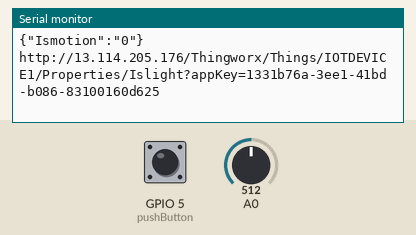
Simulated run of this sketch. Board: ESP8266 (NodeMCU). Parts: the last lines printed to the serial monitor. Inputs (shaded band) come from the test bench; at power-on: A0 = 512, GPIO 5 (pushButton) LOW. WiFi joins after 1.5 s; servers stay silent unless stated; uploads are accepted with an empty reply.

Above: at 3.2 s.
3.3 s: A0 set to 716
At 6.3 s:
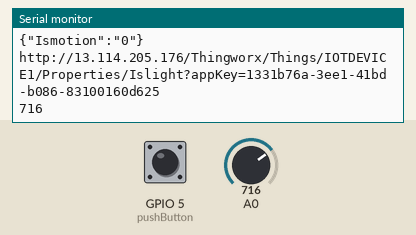
11.3 s: A0 set to 900
At 14.1 s:
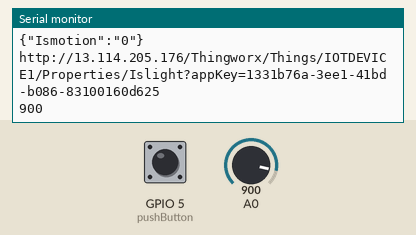
16.1 s: GPIO 5 (pushButton) pulled HIGH for 3 s
Timing chart, 0 to 19.1 s (numbered marks = the images above; inputs shaded):
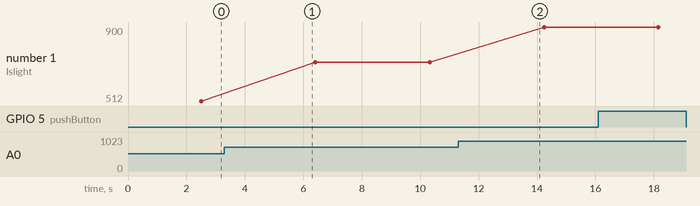

The sketch:

testP2security_motion.ino
```cpp
//Written by Junaid Ahmed
//Under CC Lincense

#include <ESP8266WiFi.h>
#include <ESP8266HTTPClient.h>


const char* ssid = "khan";
const char* password = "9500075698";

char* server = "http://13.114.205.176";
char* APIKEY = "1331b76a-3ee1-41bd-b086-83100160d625";

//Thingworx details
char ThingName[]= "IOTDEVICE1";
char ServiceName[]= "SetValue";
char Property1[] = "Ismotion";
char Property2[] = "Islight";
char Property3[] = "Light";

#define ACCEPT_TYPE "text/csv"

// digital pin 1 has a pushbutton attached to it. Give it a name:
int pushButton = 5;


void setup () {

  Serial.begin(115200);
  pinMode(pushButton, INPUT);
  digitalWrite(pushButton, LOW);
  WiFi.begin(ssid, password);

  while (WiFi.status() != WL_CONNECTED) {

    delay(1000);
    Serial.print("Connecting..");

     //dht.begin();

  }

}

void loop() {

  if (WiFi.status() == WL_CONNECTED) { //Check WiFi connection status

  int sensorValue = analogRead(A0);
  // print out the value you read:
  Serial.println(sensorValue);
  delay(500);        // delay in between reads for stability


    HTTPClient http;  //Declare an object of class HTTPClient
    //int l = 43;

     String k = "{\"Islight\":\""+String(sensorValue)+"\"}" ;
   // int h = l.length();
    Serial.println(k);

   String fullRequestURL2 = String(server) + "/Thingworx/Things/"+ ThingName +"/Properties/"+ Property2+"?appKey=" + String(APIKEY);

    http.begin(fullRequestURL2);  //Specify request destination
    http.addHeader("Accept",ACCEPT_TYPE,false,false);
    http.addHeader("Content-Type","application/json",false,false);
    Serial.println(fullRequestURL2);
    int httpCode = http.sendRequest("PUT",k);                                                             //Send the request

    if (httpCode > 0) { //Check the returning code

      String payload = http.getString();   //Get the request response payload
      Serial.println(payload);                     //Print the response payload

    }

    // Read the motion sensor pin

     digitalWrite(pushButton, LOW);
    int buttonState = digitalRead(pushButton);

       String i = "{\"Ismotion\":\""+String(buttonState)+"\"}" ;
   // int h = l.length();
    Serial.println(i);

   String fullRequestURL1 = String(server) + "/Thingworx/Things/"+ ThingName +"/Properties/"+ Property1+"?appKey=" + String(APIKEY);

    http.begin(fullRequestURL1);  //Specify request destination
    http.addHeader("Accept",ACCEPT_TYPE,false,false);
    http.addHeader("Content-Type","application/json",false,false);
    Serial.println(fullRequestURL2);
    int httpCode1 = http.sendRequest("PUT",i);                                                             //Send the request

    if (httpCode > 0) { //Check the returning code

      String payload = http.getString();   //Get the request response payload
      Serial.println(payload);                     //Print the response payload

    }


    http.end();   //Close connection

  }

  delay(3000);    //Send a request every 3 seconds

  }
```

Measured:
- after the input at 3.3 s, the serial monitor: prints a new line after 2.6 s (image 1)
- after the input at 11.3 s, the serial monitor: prints a new line after 2.4 s (image 2)
- plotted number 1: 512 → 716 after the input at 3.3 s, 716 → 900 after the input at 11.3 s
